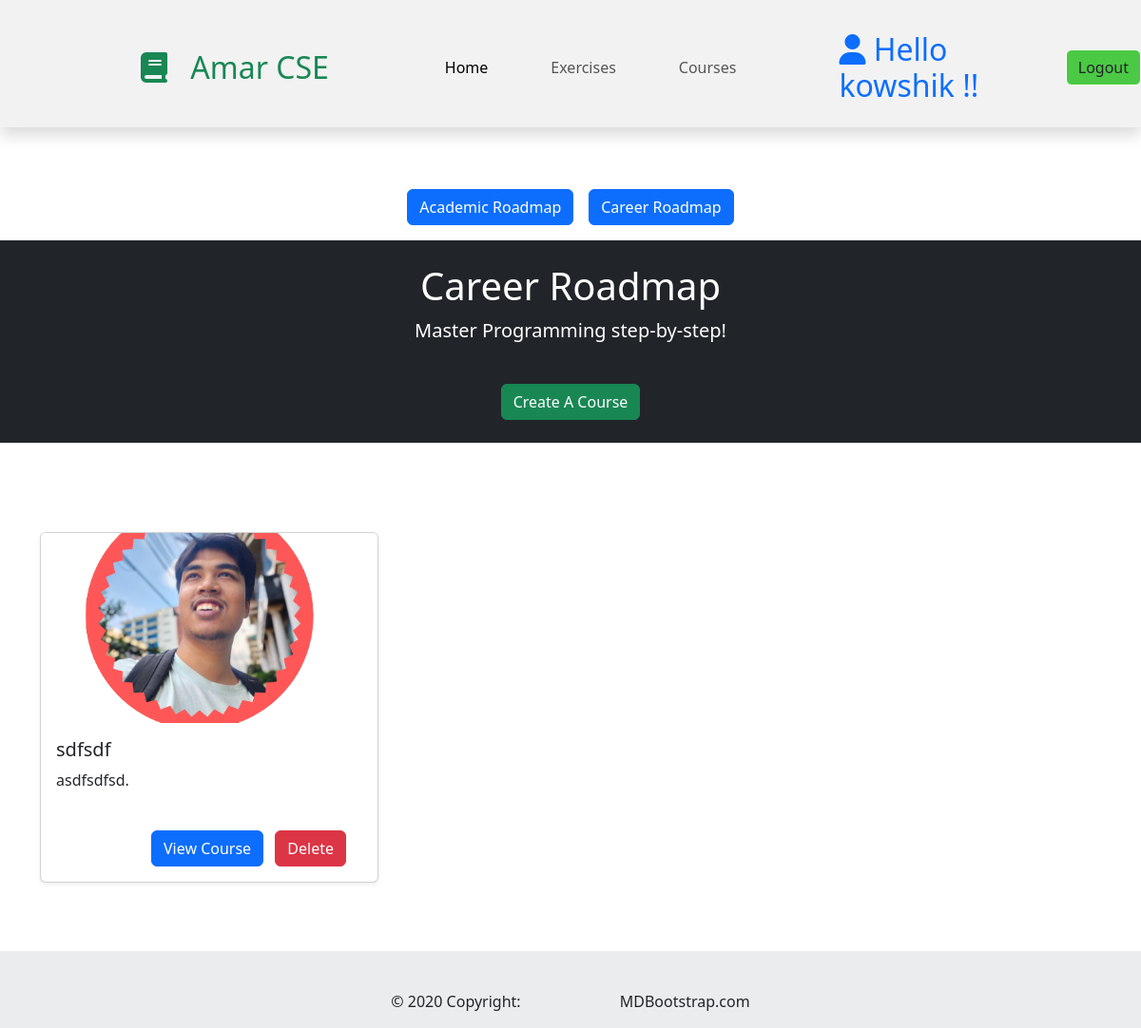
Screenshot of /career_course/ (signed in) with the database file from the repository.
### course/models.py (models this page shows, shortened)
class Course(models.Model):
    name = models.CharField(max_length=100)
    image = models.ImageField(upload_to='courses/',null=True, blank=True)
    CATEGORY_CHOICES = [
        ('academic', 'Academic'),
        ('career', 'Career'),
    ]
    description = models.TextField()
    category = models.CharField(
        max_length=100,
        choices=CATEGORY_CHOICES,
        default='academic',
    )

### amarcse/views.py (the view)
# urls.py: path('career_course/', views.CAREER_COURSE, name='career_course'),
def CAREER_COURSE(request):
    career_courses = Course.objects.filter(category='career')
    return render(request, 'components/career_course.html', {'career_courses': career_courses})

### template/components/career_course.html
{% extends 'base.html' %}
{% block content %}
<div class="d-flex justify-content-center my-3">
    <a href="{% url 'academic_course' %}" class="btn btn-primary mx-2">Academic Roadmap</a>
    <a href="{% url 'career_course' %}" class="btn btn-primary mx-2">Career Roadmap</a>
</div>
<header class="bg-dark text-white text-center py-4">
    <h1>Career Roadmap</h1>
    <p class="lead">Master Programming step-by-step!</p>
    <a class="btn btn-success mx-2" href="{% url 'create_course' %}">Create A Course</a>
</header>
<main class="container my-5">
    <div class="btn my-3">
    </div>
    {% if career_courses %}
        <div class="row g-4">
            {% for cc in career_courses %}
                <div class="col-md-6 col-lg-4">
                    <div class="card h-100 shadow-sm">
                        <img src="{{ cc.image.url }}" alt="interviews" class="card-img-top" style="height: 200px; object-fit: cover;">
                        <div class="card-body">
                            <h5 class="card-title">{{ cc.name }}</h5>
                            <p class="card-text">{{ cc.description }}.</p>
                            <a href="{% url 'lecture_list' cc.id %}" class="btn btn-primary">View Course</a>
                            <a class="btn btn-danger mx-2" type="button" href="{% url 'delete_course' cc.id %}">Delete</a>
                        </div>
                    </div>
                </div>
            {% endfor %}
        </div>
    {% else %}
        <p>No career courses available.</p>
    {% endif %}
</main>
{% endblock %}

### template/components/header.html (shortened to what this page needs)
{% load static %}
<section>
    <div >
        <nav class="navbar navbar-expand-lg bg navbar-light shadow sticky-top pb-4 ">
            <a href="{% url 'index' %}" class="navbar-brand d-flex align-items-center px-4 px-lg-5">
                <h2 class="m-0 text-success"><i class="fa fa-book me-3"></i> Amar CSE</h2>
            </a>
            <div class="collapse navbar-collapse justify-content-between" id="navbarCollapse">
                <div class="navbar-nav ms-auto p-4 p-lg-0">
                    <a href="{% url 'index' %}" class="nav-item1 nav-link active">Home</a>
                    <a href="about.html" class="nav-item1 nav-link">Exercises</a>
                    <a href="{% url 'academic_course' %}" class="nav-item1 nav-link">Courses</a>
                </div>
                {% if user.is_authenticated %}
                    <div class="d-flex align-items-center">
                        <a href="{% url 'user' %}"><h2 class="m-0 text-primary"><i class="fa-solid fa-user"></i> Hello
                            {{ user }} !! </h2></a>
                        <a href="{% url 'logout' %}" class="btn nav-item1" style="background-color: #4bc944; border-color: #ffffff; ">Logout</a>
                    </div>
                {% else %}
                    <div class="d-flex align-items-center">
                        <a href="{% url 'register' %}" class="btn nav-item1" style="background-color: #8cf23e; border-color: #ffffff;">Enroll Now</a>
                        <a href="{% url 'login' %}" class="btn nav-item1" style="background-color: #86c8f4; border-color: #ffffff;">Login</a>
                    </div>
                {% endif %}
            </div>
        </nav>
    </div>
</section>

### static/css/style.css (style rules this page uses)
*:before, *:after { padding: 0; margin: 0; box-sizing: border-box; }
::placeholder { color: #e5e5e5; }
a { color: #23a2f6; text-decoration: none; display: inline-block; margin-left: 100px; margin-top: 25px; }
.bg { background-color: rgba(0, 0, 0, 0.05); }
.nav-item1 { margin-left: 50px; }

### static/css/learningcontent.css (style rules this page uses)
* { margin: 0; padding: 0; }

### static/css/exercise.css (style rules this page uses)
.container { background-color: white ; }

### static/css/user.css (style rules this page uses)
* { margin: 0px; padding: 0px; }

### rows the page displays
Course: image (picture), name "sdfsdf", description "asdfsdfsd"

### other values shown
{{ user }} "kowshik"
